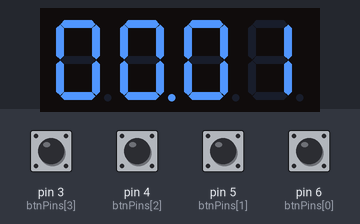
A sketch run on a simulated Arduino Uno, built with avr-gcc and run on an emulated ATmega328P. Parts: 4-digit seven-segment display. The inputs (shaded band) are chosen by the test bench; at power-on: pin 3 (btnPins[3]), pin 4 (btnPins[2]), pin 5 (btnPins[1]), pin 6 (btnPins[0]) HIGH.

Above: at 1.6 s.
1.7 s: pin 5 (btnPins[1]) pulled LOW for 0.15 s
At 3.4 s:
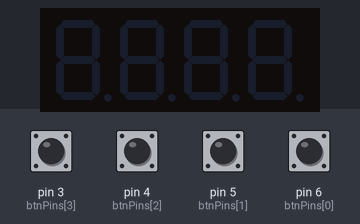
3.5 s: pin 6 (btnPins[0]) pulled LOW for 0.15 s
At 4.0 s:
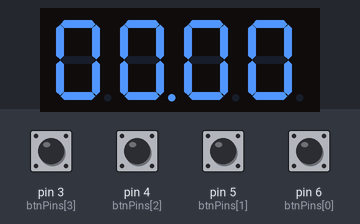
4.2 s: pin 3 (btnPins[3]) pulled LOW for 1 s
At 5.77 s:
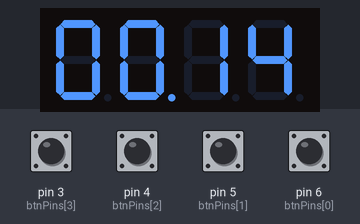
5.8 s: pin 4 (btnPins[2]) pulled LOW for 0.15 s
At 6.3 s:
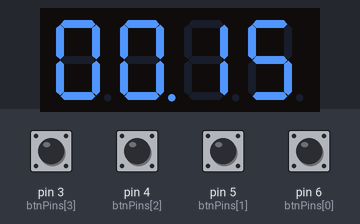
6.5 s: pin 3 (btnPins[3]) pulled LOW for 0.15 s
At 7.0 s:
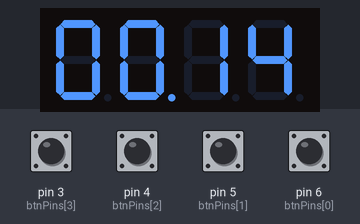
7.2 s: pin 4 (btnPins[2]) pulled LOW for 1 s
At 8.75 s:
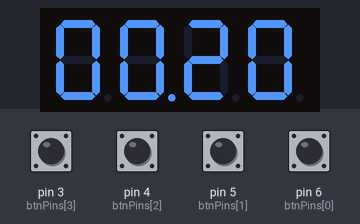
Timing chart, 0 to 9.8 s (numbered marks = the images above; inputs shaded):
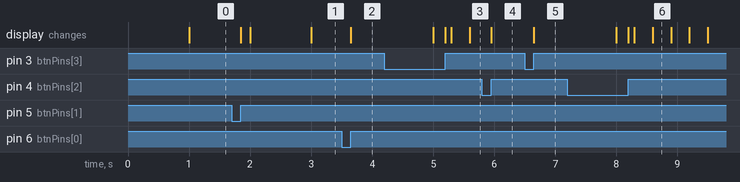

The sketch:

act3_stopwatch.ino
```cpp
#include "SevSegShift.h"

// define data pins on the shift register
#define SHIFT_PIN_DS 9
#define SHIFT_PIN_STCP 8
#define SHIFT_PIN_SHCP 7

/*
  Instantiate a seven segment controller object with:
  - segment pins controlled via 1 shift register and
  - digit pins connected to the Arduino directly
 */
SevSegShift sevsegshift(
  SHIFT_PIN_DS,
  SHIFT_PIN_SHCP,
  SHIFT_PIN_STCP,
  1,    // number of shift registers
  true  // true if Digits are connected to Arduino directly
);

/*
  6 - Reset timer
  5 - Start/Pause
  4 - Lap
  3 - Scroll up
  2 - Scroll down
 */
const int btnCount = 4;
const int btnPins[btnCount] = { 6, 5, 4, 3 };
int btnLastStates[btnCount] = { LOW, LOW, LOW, LOW };
unsigned long btnInitialPressTime = 0;
unsigned long lastTimerChange = 0;

// variables for controlling the stopwatch
unsigned long currentTime = 0;
unsigned long startTime = 0;
unsigned long pauseStartTime = 0;
unsigned long timer = 0;
bool isReverse = false;
bool isRunning = false;  // stays true if `isPaused` is true
bool isPaused = false;

// buzzer
int buzzerPin = 2;

void setup() {
  byte numDigits = 4;
  byte digitPins[] = { 13, 12, 11, 10 };            // These are the PINS of the ** Arduino **
  byte segmentPins[] = { 0, 1, 2, 3, 4, 5, 6, 7 };  // these are the PINs of the ** Shift register **
  bool resistorsOnSegments = true;                  // 'false' means resistors are on digit pins
  byte hardwareConfig = COMMON_CATHODE;             // See README.md for options
  bool updateWithDelays = false;                    // Default 'false' is Recommended
  bool leadingZeros = true;                         // Use 'true' if you'd like to keep the leading zeros
  bool disableDecPoint = false;                     // Use 'true' if your decimal point doesn't exist or isn't connected

  sevsegshift.begin(hardwareConfig, numDigits, digitPins, segmentPins, resistorsOnSegments,
                    updateWithDelays, leadingZeros, disableDecPoint);
  sevsegshift.setBrightness(90);

  for (int i = 0; i < btnCount; ++i) {
    pinMode(btnPins[i], INPUT);
  }

  Serial.begin(9600);
}

void loop() {
  // set current button states
  int btnCurrentStates[btnCount];
  for (int i = 0; i < btnCount; ++i) {
    btnCurrentStates[i] = digitalRead(btnPins[i]);
  }

  // reset button press event
  if (btnCurrentStates[0] == HIGH && btnLastStates[0] == LOW && isRunning && isPaused && !isReverse) {
    resetVariables();
  }

  // start/pause button press event
  if (btnCurrentStates[1] == HIGH && btnLastStates[1] == LOW) {
    if (!isRunning) {
      startTime = millis();
      isRunning = true;
      isPaused = false;
    } else if (!isPaused && !isReverse) {
      pauseStartTime = millis();
      isPaused = true;
    } else if (isPaused && !isReverse) {
      startTime = startTime + (millis() - pauseStartTime);
      pauseStartTime = 0;
      isPaused = false;
    }
  }

  // button events when the stopwatch
  // is not running and not paused
  if (!isRunning && !isPaused) {
    // timer increment and decrement
    for (int i = 2; i <= 3; i++) {
      if (btnCurrentStates[i] == HIGH && btnLastStates[i] == LOW) {
        updateCurrentTime(i == 2 ? 1000 : -1000);
      } else if (btnCurrentStates[i] == HIGH) {
        if (btnInitialPressTime == 0) {
          btnInitialPressTime = millis();
        } else {
          if (millis() - btnInitialPressTime >= 500) {
            if (lastTimerChange == 0) lastTimerChange = millis();

            if (millis() - lastTimerChange >= 300) {
              updateCurrentTime(i == 2 ? 5000 : -5000);
              lastTimerChange = millis();
            }
          }
        }
      } else if (btnCurrentStates[i] == LOW && btnLastStates[i] == HIGH) {
        btnInitialPressTime = 0;
        lastTimerChange = 0;
      }
    }
  }


  // remember curret button states
  for (int i = 0; i < btnCount; ++i) {
    btnLastStates[i] = btnCurrentStates[i];
  }

  if (isRunning) {
    if (!isReverse) {
      // counting only progresses when
      // it is not paused
      if (!isPaused) {
        currentTime = millis() - startTime;
      }

      // when paused, display is blank
      // if seconds is divisible by two
      // else, the display shows the time
      if (isPaused && (millis() / 1000) % 2) {
        sevsegshift.blank();
      } else {
        printTime();
      }
    } else {
      currentTime = (timer + 1000) - (millis() - startTime);
      if (currentTime <= 0) {
        while (digitalRead(btnPins[1]) == LOW) {
          if ((millis() / 1000) % 2) {
            sevsegshift.blank();
            noTone(buzzerPin);
          } else {
            printTime();
            tone(buzzerPin, 512);
          }
          sevsegshift.refreshDisplay();
        }
        noTone(buzzerPin);
        btnLastStates[1] = HIGH;
        resetVariables();
      } else {
        printTime();
      }
    }
  } else {
    // calculate minutes and seconds
    printTime();
  }

  // Must run repeatedly to avoid
  // catastrohpic events from happening
  sevsegshift.refreshDisplay();
}

void updateCurrentTime(int delta) {
  if (delta > 0) {
    currentTime += delta;
  } else if (delta < 0) {
    currentTime = currentTime <= abs(delta) ? 0 : currentTime + delta;
  }
  if (currentTime == 0) {
    isReverse = false;
    timer = 0;
  } else {
    isReverse = true;
    timer = currentTime;
  }
}

void printTime() {
  if (currentTime == 0) {
    sevsegshift.setNumber(0000, 2);
  } else {
    int minutes = currentTime / 60000;
    int seconds = (currentTime % 60000) / 1000;
    sevsegshift.setNumber(minutes * 100 + seconds, 2);
  }
}

void resetVariables() {
  currentTime = 0;
  startTime = 0;
  pauseStartTime = 0;
  timer = 0;
  isReverse = false;
  isRunning = false;
  isPaused = false;
}
```

Measured:
- after the input at 3.5 s, the display: changes after 0.15 s (image 2)
